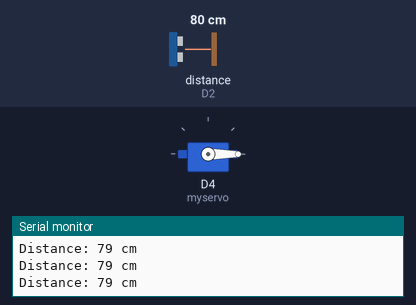
Bench run of a sketch on a simulated ESP8266 (NodeMCU). Shown: servo, the last lines printed to the serial monitor. Wiring (inferred from the names in the program): ultrasonic range finder: trigger D1; echo D2. The inputs (shaded band) are chosen by the test bench; at power-on: distance to the obstacle (sensor on D2) 80 cm. The echo pulse lasts 58.3 µs per cm.

Above: at 1.2 s.
1.3 s: distance to the obstacle (sensor on D2) set to 23 cm
2.8 s: distance to the obstacle (sensor on D2) set to 18 cm
At 3.7 s:
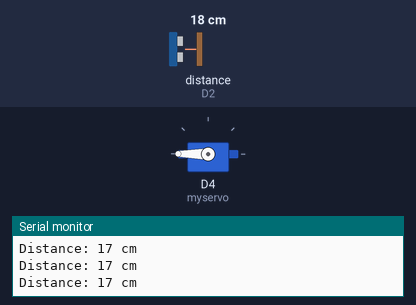
4.3 s: distance to the obstacle (sensor on D2) set to 35 cm
At 5.5 s:
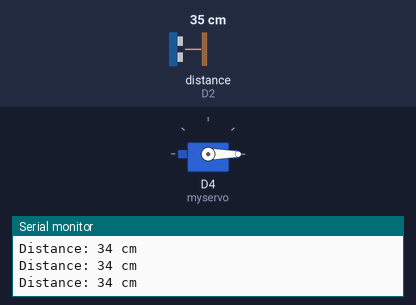
5.8 s: distance to the obstacle (sensor on D2) set to 2 cm
At 7.0 s:
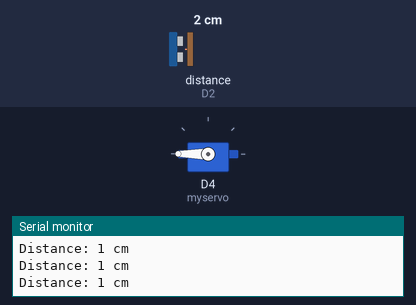
Timing chart, 0 to 8.3 s (numbered marks = the images above; inputs shaded):
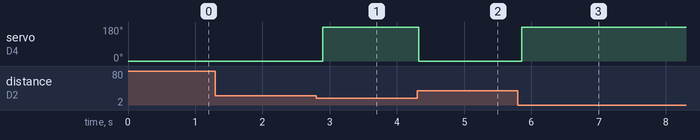

Measured:
- the behaviour switches between 21 and 20 cm on distance to the obstacle (sensor on D2) (found by bisection; images 0 and 1)
- after the input at 2.8 s, servo on D4 (myservo): 0° → 180° after 0.10 s
- after the input at 4.3 s, servo on D4 (myservo): 180° → 0° at once
- after the input at 5.8 s, servo on D4 (myservo): 0° → 180° after 0.06 s

The sketch:

ESP8266DistanceTracker.ino
```cpp
#include <Servo.h>
#include <ESP8266WiFi.h>
#include <ESPAsyncWebServer.h>

Servo myservo;
int trigPin = D1;  // Define the trigger pin
int echoPin = D2;  // Define the echo pin
long duration;
int distance;

// Replace with your desired SSID and password for the ESP8266's AP mode
const char* apSsid = "MAX-PROJECT_ig-@m4u.xt";
const char* apPassword = "11223344";

AsyncWebServer server(80);

void setup() {
  Serial.begin(9600);
  myservo.attach(D4);  // Attach the servo to D4 pin
  pinMode(trigPin, OUTPUT);
  pinMode(echoPin, INPUT);

  // Set ESP8266 as an Access Point
  WiFi.mode(WIFI_AP);
  WiFi.softAP(apSsid, apPassword);

  // Serve the web page
  server.on("/", HTTP_GET, [](AsyncWebServerRequest *request){
    String html = "<html><head><style>body{background-color:black;color:green;}</style></head><body>";
    html += "<h1>Distance Sensor Data</h1>";
    html += "<p>Distance: <span id='distance'></span> cm</p>";
    html += "<p>&copy; 2023 GitHub.com/mahendraplus - Mahendra Mali (MAX)</p>"; // Copyright notice
    html += "<script>setInterval(function() { fetch('/data').then(response => response.json()).then(data => document.getElementById('distance').textContent = data.distance + ' cm'); }, 1000);</script>";
    html += "</body></html>";
    request->send(200, "text/html", html);
  });

  // Serve JSON data
  server.on("/data", HTTP_GET, [](AsyncWebServerRequest *request){
    String json = "{\"distance\": " + String(distance) + "}";
    request->send(200, "application/json", json);
  });

  // Start server
  server.begin();
}

void loop() {
  // Send a short pulse to trigger the ultrasonic sensor
  digitalWrite(trigPin, LOW);
  delayMicroseconds(2);
  digitalWrite(trigPin, HIGH);
  delayMicroseconds(10);
  digitalWrite(trigPin, LOW);

  // Read the duration of the echo pulse
  duration = pulseIn(echoPin, HIGH);

  // Calculate the distance in centimeters
  distance = duration * 0.034 / 2;

  Serial.print("Distance: ");
  Serial.print(distance);
  Serial.println(" cm");

  // Check if an object is within a certain range (adjust the threshold as needed)
  if (distance < 20) {
    // Object detected, move the servo to 90 degrees
    myservo.write(180);
    delay(100); // Wait for stability
  } else {
    // No object detected, move the servo to 0 degrees
    myservo.write(0);
    delay(100); // Wait for stability
  }
}
```
